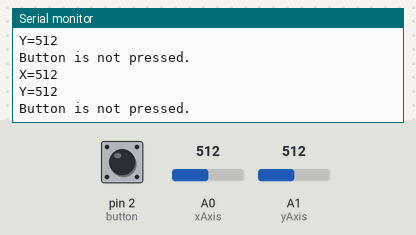
This sketch was run on a simulated Arduino Uno, built with avr-gcc and run on an emulated ATmega328P. On the bench: the last lines printed to the serial monitor. The inputs (shaded band) are chosen by the test bench; at power-on: pin 2 (button) HIGH, A0 (xAxis) = 512, A1 (yAxis) = 512.

Above: at 1.8 s.
1.9 s: pin 2 (button) pulled LOW for 1.2 s
At 2.8 s:
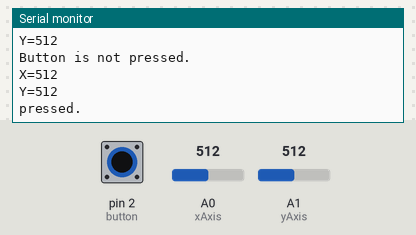
4.6 s: A0 (xAxis) set to 716
At 5.8 s:
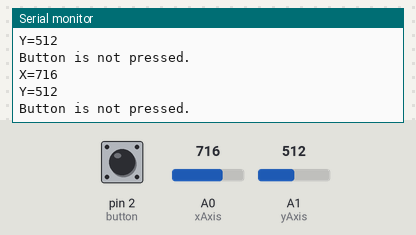
6.1 s: A1 (yAxis) set to 716
At 7.4 s:
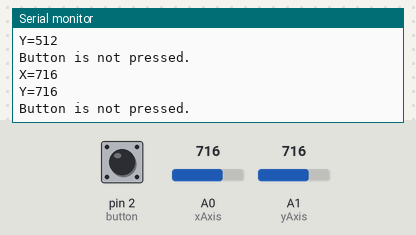
7.6 s: A0 (xAxis) set to 900
At 8.8 s:
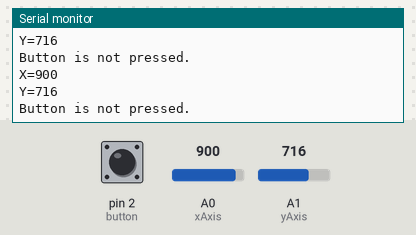
9.1 s: A1 (yAxis) set to 900
At 10.8 s:
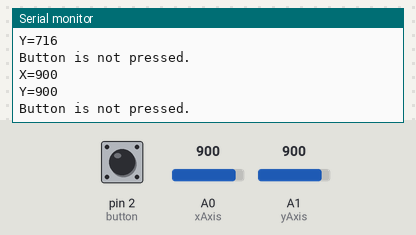
Timing chart, 0 to 11.6 s (numbered marks = the images above; inputs shaded):
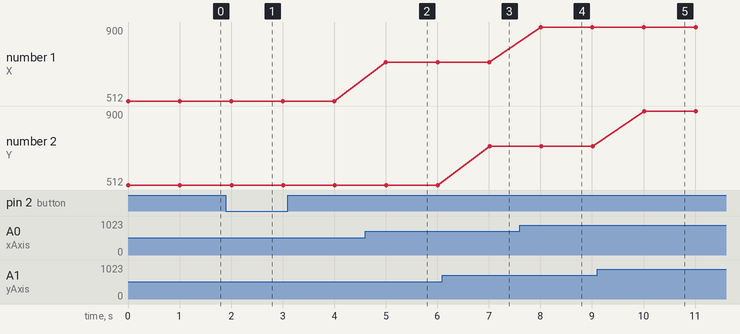

The sketch:

test_joystick.ino
```cpp
int button = 2;
int xAxis = A0,     yAxis = A1;
void setup() {
  Serial.begin(9600);
  pinMode(button, INPUT_PULLUP); //return LOW when down
}
void loop() {
  int xVal = analogRead(xAxis);//讀x軸座標
  int yVal = analogRead(yAxis);//讀y
  int isPress = digitalRead(button);//有沒有壓btn?
  Serial.print("X="); Serial.println(xVal);
  Serial.print("Y="); Serial.println(yVal);
  if(isPress == 0) Serial.println("pressed.");
  else Serial.println("Button is not pressed.");
  delay(1000);
}
```

Measured:
- after the input at 1.9 s, the serial monitor: prints a new line after 0.12 s (image 1)
- after the input at 4.6 s, the serial monitor: prints a new line after 0.40 s (image 2)
- after the input at 6.1 s, the serial monitor: prints a new line after 0.91 s (image 3)
- after the input at 7.6 s, the serial monitor: prints a new line after 0.41 s (image 4)
- after the input at 9.1 s, the serial monitor: prints a new line after 0.92 s (image 5)
- plotted number 1: 512 → 716 after the input at 4.6 s, 716 → 900 after the input at 7.6 s
